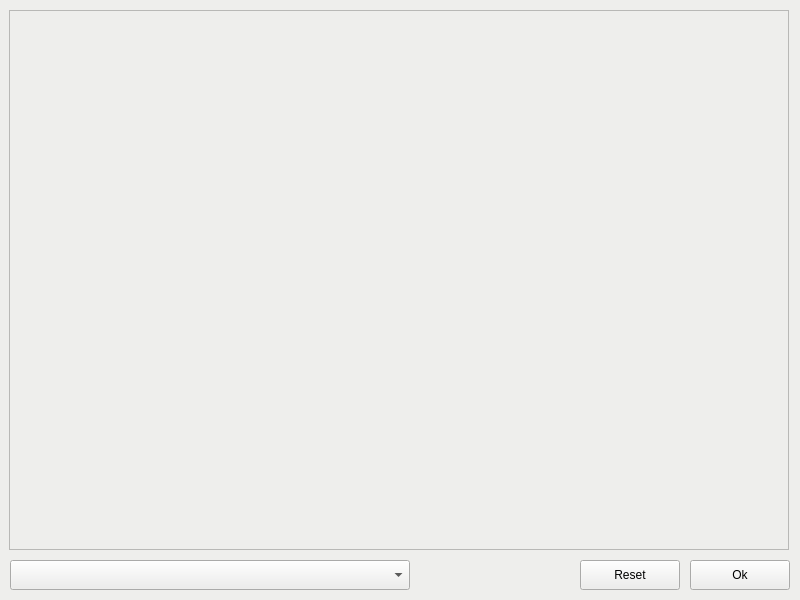
<?xml version="1.0" encoding="UTF-8"?>
<ui version="4.0">
 <class>MainWindow</class>
 <widget class="QMainWindow" name="MainWindow">
  <property name="geometry">
   <rect>
    <x>0</x>
    <y>0</y>
    <width>800</width>
    <height>600</height>
   </rect>
  </property>
  <property name="palette">
   <palette>
    <active>
     <colorrole role="WindowText">
      <brush brushstyle="SolidPattern">
       <color alpha="255">
        <red>0</red>
        <green>0</green>
        <blue>0</blue>
       </color>
      </brush>
     </colorrole>
     <colorrole role="Button">
      <brush brushstyle="SolidPattern">
       <color alpha="255">
        <red>238</red>
        <green>238</green>
        <blue>236</blue>
       </color>
      </brush>
     </colorrole>
     <colorrole role="Light">
      <brush brushstyle="SolidPattern">
       <color alpha="255">
        <red>255</red>
        <green>255</green>
        <blue>255</blue>
       </color>
      </brush>
     </colorrole>
     <colorrole role="Midlight">
      <brush brushstyle="SolidPattern">
       <color alpha="255">
        <red>246</red>
        <green>246</green>
        <blue>245</blue>
       </color>
      </brush>
     </colorrole>
     <colorrole role="Dark">
      <brush brushstyle="SolidPattern">
       <color alpha="255">
        <red>119</red>
        <green>119</green>
        <blue>118</blue>
       </color>
      </brush>
     </colorrole>
     <colorrole role="Mid">
      <brush brushstyle="SolidPattern">
       <color alpha="255">
        <red>159</red>
        <green>159</green>
        <blue>157</blue>
       </color>
      </brush>
     </colorrole>
     <colorrole role="Text">
      <brush brushstyle="SolidPattern">
       <color alpha="255">
        <red>0</red>
        <green>0</green>
        <blue>0</blue>
       </color>
      </brush>
     </colorrole>
     <colorrole role="BrightText">
      <brush brushstyle="SolidPattern">
       <color alpha="255">
        <red>255</red>
        <green>255</green>
        <blue>255</blue>
       </color>
      </brush>
     </colorrole>
     <colorrole role="ButtonText">
      <brush brushstyle="SolidPattern">
       <color alpha="255">
        <red>0</red>
        <green>0</green>
        <blue>0</blue>
       </color>
      </brush>
     </colorrole>
     <colorrole role="Base">
      <brush brushstyle="SolidPattern">
       <color alpha="255">
        <red>255</red>
        <green>255</green>
        <blue>255</blue>
       </color>
      </brush>
     </colorrole>
     <colorrole role="Window">
      <brush brushstyle="SolidPattern">
       <color alpha="255">
        <red>238</red>
        <green>238</green>
        <blue>236</blue>
       </color>
      </brush>
     </colorrole>
     <colorrole role="Shadow">
      <brush brushstyle="SolidPattern">
       <color alpha="255">
        <red>0</red>
        <green>0</green>
        <blue>0</blue>
       </color>
      </brush>
     </colorrole>
     <colorrole role="AlternateBase">
      <brush brushstyle="SolidPattern">
       <color alpha="255">
        <red>246</red>
        <green>246</green>
        <blue>245</blue>
       </color>
      </brush>
     </colorrole>
     <colorrole role="ToolTipBase">
      <brush brushstyle="SolidPattern">
       <color alpha="255">
        <red>255</red>
        <green>255</green>
        <blue>220</blue>
       </color>
      </brush>
     </colorrole>
     <colorrole role="ToolTipText">
      <brush brushstyle="SolidPattern">
       <color alpha="255">
        <red>0</red>
        <green>0</green>
        <blue>0</blue>
       </color>
      </brush>
     </colorrole>
     <colorrole role="PlaceholderText">
      <brush brushstyle="SolidPattern">
       <color alpha="128">
        <red>0</red>
        <green>0</green>
        <blue>0</blue>
       </color>
      </brush>
     </colorrole>
    </active>
    <inactive>
     <colorrole role="WindowText">
      <brush brushstyle="SolidPattern">
       <color alpha="255">
        <red>0</red>
        <green>0</green>
        <blue>0</blue>
       </color>
      </brush>
     </colorrole>
     <colorrole role="Button">
      <brush brushstyle="SolidPattern">
       <color alpha="255">
        <red>238</red>
        <green>238</green>
        <blue>236</blue>
       </color>
      </brush>
     </colorrole>
     <colorrole role="Light">
      <brush brushstyle="SolidPattern">
       <color alpha="255">
        <red>255</red>
        <green>255</green>
        <blue>255</blue>
       </color>
      </brush>
     </colorrole>
     <colorrole role="Midlight">
      <brush brushstyle="SolidPattern">
       <color alpha="255">
        <red>246</red>
        <green>246</green>
        <blue>245</blue>
       </color>
      </brush>
     </colorrole>
     <colorrole role="Dark">
      <brush brushstyle="SolidPattern">
       <color alpha="255">
        <red>119</red>
        <green>119</green>
        <blue>118</blue>
       </color>
      </brush>
     </colorrole>
     <colorrole role="Mid">
      <brush brushstyle="SolidPattern">
       <color alpha="255">
        <red>159</red>
        <green>159</green>
        <blue>157</blue>
       </color>
      </brush>
     </colorrole>
     <colorrole role="Text">
      <brush brushstyle="SolidPattern">
       <color alpha="255">
        <red>0</red>
        <green>0</green>
        <blue>0</blue>
       </color>
      </brush>
     </colorrole>
     <colorrole role="BrightText">
      <brush brushstyle="SolidPattern">
       <color alpha="255">
        <red>255</red>
        <green>255</green>
        <blue>255</blue>
       </color>
      </brush>
     </colorrole>
     <colorrole role="ButtonText">
      <brush brushstyle="SolidPattern">
       <color alpha="255">
        <red>0</red>
        <green>0</green>
        <blue>0</blue>
       </color>
      </brush>
     </colorrole>
     <colorrole role="Base">
      <brush brushstyle="SolidPattern">
       <color alpha="255">
        <red>255</red>
        <green>255</green>
        <blue>255</blue>
       </color>
      </brush>
     </colorrole>
     <colorrole role="Window">
      <brush brushstyle="SolidPattern">
       <color alpha="255">
        <red>238</red>
        <green>238</green>
        <blue>236</blue>
       </color>
      </brush>
     </colorrole>
     <colorrole role="Shadow">
      <brush brushstyle="SolidPattern">
       <color alpha="255">
        <red>0</red>
        <green>0</green>
        <blue>0</blue>
       </color>
      </brush>
     </colorrole>
     <colorrole role="AlternateBase">
      <brush brushstyle="SolidPattern">
       <color alpha="255">
        <red>246</red>
        <green>246</green>
        <blue>245</blue>
       </color>
      </brush>
     </colorrole>
     <colorrole role="ToolTipBase">
      <brush brushstyle="SolidPattern">
       <color alpha="255">
        <red>255</red>
        <green>255</green>
        <blue>220</blue>
       </color>
      </brush>
     </colorrole>
     <colorrole role="ToolTipText">
      <brush brushstyle="SolidPattern">
       <color alpha="255">
        <red>0</red>
        <green>0</green>
        <blue>0</blue>
       </color>
      </brush>
     </colorrole>
     <colorrole role="PlaceholderText">
      <brush brushstyle="SolidPattern">
       <color alpha="128">
        <red>0</red>
        <green>0</green>
        <blue>0</blue>
       </color>
      </brush>
     </colorrole>
    </inactive>
    <disabled>
     <colorrole role="WindowText">
      <brush brushstyle="SolidPattern">
       <color alpha="255">
        <red>119</red>
        <green>119</green>
        <blue>118</blue>
       </color>
      </brush>
     </colorrole>
     <colorrole role="Button">
      <brush brushstyle="SolidPattern">
       <color alpha="255">
        <red>238</red>
        <green>238</green>
        <blue>236</blue>
       </color>
      </brush>
     </colorrole>
     <colorrole role="Light">
      <brush brushstyle="SolidPattern">
       <color alpha="255">
        <red>255</red>
        <green>255</green>
        <blue>255</blue>
       </color>
      </brush>
     </colorrole>
     <colorrole role="Midlight">
      <brush brushstyle="SolidPattern">
       <color alpha="255">
        <red>246</red>
        <green>246</green>
        <blue>245</blue>
       </color>
      </brush>
     </colorrole>
     <colorrole role="Dark">
      <brush brushstyle="SolidPattern">
       <color alpha="255">
        <red>119</red>
        <green>119</green>
        <blue>118</blue>
       </color>
      </brush>
     </colorrole>
     <colorrole role="Mid">
      <brush brushstyle="SolidPattern">
       <color alpha="255">
        <red>159</red>
        <green>159</green>
        <blue>157</blue>
       </color>
      </brush>
     </colorrole>
     <colorrole role="Text">
      <brush brushstyle="SolidPattern">
       <color alpha="255">
        <red>119</red>
        <green>119</green>
        <blue>118</blue>
       </color>
      </brush>
     </colorrole>
     <colorrole role="BrightText">
      <brush brushstyle="SolidPattern">
       <color alpha="255">
        <red>255</red>
        <green>255</green>
        <blue>255</blue>
       </color>
      </brush>
     </colorrole>
     <colorrole role="ButtonText">
      <brush brushstyle="SolidPattern">
       <color alpha="255">
        <red>119</red>
        <green>119</green>
        <blue>118</blue>
       </color>
      </brush>
     </colorrole>
     <colorrole role="Base">
      <brush brushstyle="SolidPattern">
       <color alpha="255">
        <red>238</red>
        <green>238</green>
        <blue>236</blue>
       </color>
      </brush>
     </colorrole>
     <colorrole role="Window">
      <brush brushstyle="SolidPattern">
       <color alpha="255">
        <red>238</red>
        <green>238</green>
        <blue>236</blue>
       </color>
      </brush>
     </colorrole>
     <colorrole role="Shadow">
      <brush brushstyle="SolidPattern">
       <color alpha="255">
        <red>0</red>
        <green>0</green>
        <blue>0</blue>
       </color>
      </brush>
     </colorrole>
     <colorrole role="AlternateBase">
      <brush brushstyle="SolidPattern">
       <color alpha="255">
        <red>238</red>
        <green>238</green>
        <blue>236</blue>
       </color>
      </brush>
     </colorrole>
     <colorrole role="ToolTipBase">
      <brush brushstyle="SolidPattern">
       <color alpha="255">
        <red>255</red>
        <green>255</green>
        <blue>220</blue>
       </color>
      </brush>
     </colorrole>
     <colorrole role="ToolTipText">
      <brush brushstyle="SolidPattern">
       <color alpha="255">
        <red>0</red>
        <green>0</green>
        <blue>0</blue>
       </color>
      </brush>
     </colorrole>
     <colorrole role="PlaceholderText">
      <brush brushstyle="SolidPattern">
       <color alpha="128">
        <red>0</red>
        <green>0</green>
        <blue>0</blue>
       </color>
      </brush>
     </colorrole>
    </disabled>
   </palette>
  </property>
  <property name="windowTitle">
   <string>MainWindow</string>
  </property>
  <property name="autoFillBackground">
   <bool>true</bool>
  </property>
  <widget class="QWidget" name="centralwidget">
   <widget class="QFrame" name="frame">
    <property name="geometry">
     <rect>
      <x>9</x>
      <y>10</y>
      <width>780</width>
      <height>540</height>
     </rect>
    </property>
    <property name="autoFillBackground">
     <bool>true</bool>
    </property>
    <property name="frameShape">
     <enum>QFrame::StyledPanel</enum>
    </property>
    <property name="frameShadow">
     <enum>QFrame::Raised</enum>
    </property>
   </widget>
   <widget class="QPushButton" name="Ok">
    <property name="geometry">
     <rect>
      <x>690</x>
      <y>560</y>
      <width>100</width>
      <height>30</height>
     </rect>
    </property>
    <property name="text">
     <string>Ok</string>
    </property>
   </widget>
   <widget class="QPushButton" name="reset">
    <property name="geometry">
     <rect>
      <x>580</x>
      <y>560</y>
      <width>100</width>
      <height>30</height>
     </rect>
    </property>
    <property name="text">
     <string>Reset</string>
    </property>
   </widget>
   <widget class="QComboBox" name="comboBox">
    <property name="geometry">
     <rect>
      <x>10</x>
      <y>560</y>
      <width>400</width>
      <height>30</height>
     </rect>
    </property>
   </widget>
  </widget>
 </widget>
 <resources/>
 <connections/>
</ui>
